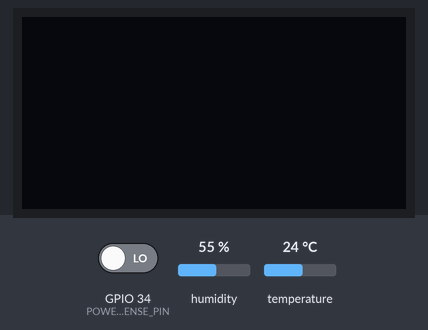
Bench run of a sketch on a simulated ESP32. On the bench: 128×64 one-colour display. Inputs (shaded band) come from the test bench; at power-on: GPIO 34 (POWER_SENSE_PIN) LOW, humidity 55 %, temperature 24 °C. WiFi joins after 1.5 s; servers stay silent unless stated; the local clock reads 2024-03-15 10:24:30 at power-on unless the sketch sets it; storage starts empty; what the sketch prints to the serial monitor is not drawn.

Above: at 1.2 s.
1.3 s: GPIO 34 (POWER_SENSE_PIN) driven HIGH
At 2.6 s:
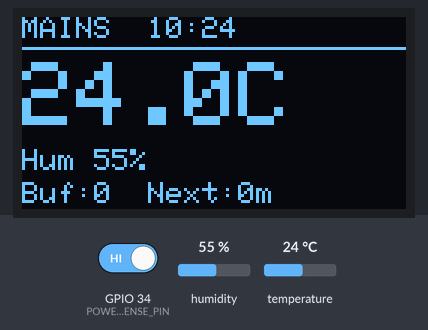
3.5 s: humidity set to 22 %
At 6.1 s:
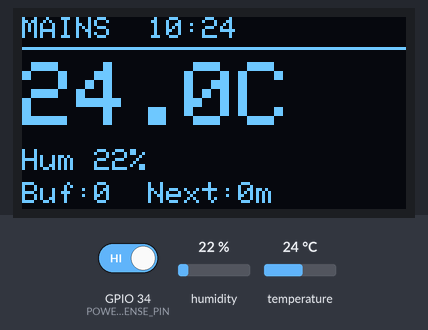
7.6 s: GPIO 34 (POWER_SENSE_PIN) driven LOW
At 8.6 s:
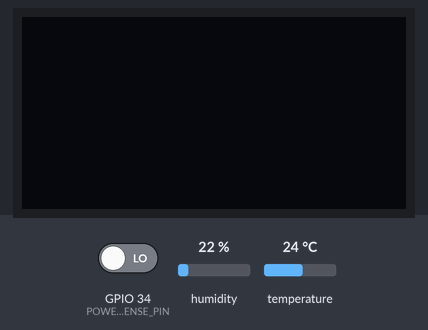
9.5 s: GPIO 34 (POWER_SENSE_PIN) driven HIGH
At 11.1 s:
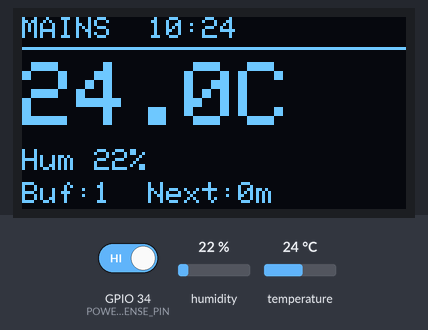
11.5 s: GPIO 34 (POWER_SENSE_PIN) driven LOW
At 12.9 s:
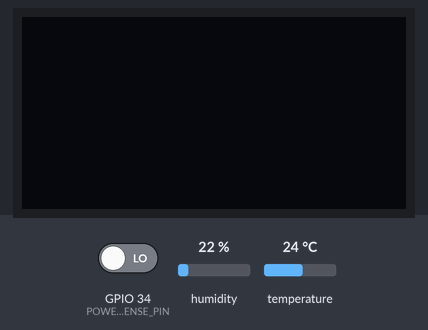
Timing chart, 0 to 14.5 s (numbered marks = the images above; inputs shaded):
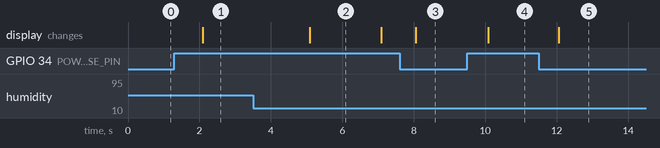

The sketch:

esp32_bme280_rtos_oled.ino
```cpp
/*
  ESP32 + BME280 + 0.96" OLED: low-power logger with hourly MQTT upload (FreeRTOS + ISR)

  Behaviour
    - Reads the BME280 every 1 s and keeps only the 10 s average (temperature, humidity).
    - Each 10 s average is stored in a CSV buffer file in LittleFS (ts,temp,hum).
    - Once an hour the buffered records are published to MQTT, one JSON message per
      record, so the existing mqtt_to_postgres.py subscriber works unchanged.
    - WiFi/MQTT is used ONLY while external (mains) power is present, and the radio is
      OFF the rest of the time.
    - Mains presence is detected by a GPIO interrupt (no polling). When power is lost,
      NetTask aborts any upload, turns the radio off and parks until power is back.
    - Sampling and storing never stop, on battery or on mains.
    - On battery: OLED off, CPU at 80 MHz. On mains: OLED shows live values.

  Tasks
    SensorTask  (core 1, prio 3) : 1 s sampling, 10 s average -> record queue
    StorageTask (core 1, prio 2) : writes queued records to the buffer file (always runs)
    PowerTask   (core 1, prio 4) : sleeps until the mains-sense interrupt fires, debounces,
                                   publishes the power state and wakes/parks NetTask
    NetTask     (core 0, prio 2) : hourly upload (WiFi, NTP, MQTT). Parked on battery
    DisplayTask (core 1, prio 1) : OLED on/off and redraw

  Sharing rules
    - i2cMutex   : BME280 and OLED share one I2C bus
    - dataMutex  : latest reading shown on the display
    - fileMutex  : the buffer file (StorageTask appends, NetTask uploads/rewrites)
    - recordQueue: SensorTask -> StorageTask (~42 min of records if the file is busy)
    - task notifications: ISR -> PowerTask, PowerTask -> NetTask

  Libraries: Adafruit BME280 (+ Unified Sensor), Adafruit SSD1306 (+ GFX), PubSubClient

  Wiring
    I2C (both devices): VIN->3V3, GND->GND, SDA->GPIO21, SCL->GPIO22
    Power sense: external supply (adapter side, BEFORE any battery/UPS module) ->
                 10k -> GPIO34 -> 15k -> GND   (gives about 3.0 V when 5 V is present)
                 Add 100 nF from GPIO34 to GND to filter noise on the interrupt line.
    Set POWER_SENSE_PIN = -1 to treat the board as always on mains (bench testing).
*/

#include <WiFi.h>
#include <PubSubClient.h>
#include <Wire.h>
#include <Adafruit_Sensor.h>
#include <Adafruit_BME280.h>
#include <Adafruit_GFX.h>
#include <Adafruit_SSD1306.h>
#include <LittleFS.h>
#include <time.h>
#include <esp_timer.h>
#include <esp_sntp.h>

// ---------- CONFIG ----------
const char* WIFI_SSID   = "";
const char* WIFI_PASS   = "";

const char* MQTT_HOST   = "";   // LAN IP of the broker PC
const uint16_t MQTT_PORT = 1883;
const char* MQTT_USER   = "";
const char* MQTT_PASS   = "";
const char* DEVICE_ID   = "";
const char* MQTT_TOPIC  = "";

const int     POWER_SENSE_PIN   = 34;       // -1 = always treat as mains (needs interrupt-capable pin)
const bool    MAINS_ACTIVE_HIGH = true;     // pin HIGH when external power is present
const uint32_t DEBOUNCE_MS      = 30;       // let the edge settle before reading the pin

const uint8_t BME_ADDR  = 0x76;
const uint8_t OLED_ADDR = 0x3C;

const int      SAMPLES_PER_RECORD = 10;     // 1 s samples per averaged record
const int      MIN_VALID_SAMPLES  = 6;      // below this the record is skipped
const uint32_t SEND_INTERVAL_S    = 3600;   // hourly upload
const uint32_t RETRY_INTERVAL_S   = 300;    // wait after a failed upload attempt
const uint32_t MAINS_STABLE_S     = 5;      // mains must stay present this long before WiFi starts
const size_t   MAX_BUFFER_BYTES   = 900 * 1024;   // about 4.5 days of 10 s records
const int      QUEUE_LEN          = 256;    // records waiting to be written to flash
const char*    BUFFER_FILE = "/buffer.csv";
const char*    TEMP_FILE   = "/buffer.tmp";
const char*    TZ_WITA     = "<+08>-8";     // display only; stored timestamps are UTC
// -----------------------------

#define SCREEN_W 128
#define SCREEN_H 64

const int64_t SEND_INTERVAL_US = (int64_t)SEND_INTERVAL_S * 1000000LL;
const int64_t RETRY_US         = (int64_t)RETRY_INTERVAL_S * 1000000LL;

struct Record {
  time_t ts;
  float  temp;
  float  hum;
};

struct Latest {
  float temp = NAN, hum = NAN;
  bool  valid = false;
};

Adafruit_BME280  bme;
Adafruit_SSD1306 oled(SCREEN_W, SCREEN_H, &Wire, -1);
WiFiClient       wifiClient;
PubSubClient     mqtt(wifiClient);

QueueHandle_t     recordQueue;
SemaphoreHandle_t i2cMutex;
SemaphoreHandle_t dataMutex;
SemaphoreHandle_t fileMutex;
TaskHandle_t      netTaskHandle   = nullptr;
TaskHandle_t      powerTaskHandle = nullptr;

Latest            latest;                       // guarded by dataMutex
volatile bool     g_mains = false;              // PowerTask -> everyone (instant)
volatile bool     g_mainsStable = false;        // PowerTask -> NetTask (present for MAINS_STABLE_S)
volatile bool     g_syncing = false;            // NetTask -> DisplayTask
volatile int      g_buffered = 0;               // guarded by fileMutex
volatile bool     g_everSent = false;
volatile uint32_t g_lastSendOkS = 0;            // seconds since boot
bool              oledOk = false;

// ======================= Helpers =======================

bool readMainsPin() {
  if (POWER_SENSE_PIN < 0) return true;
  bool level = digitalRead(POWER_SENSE_PIN);
  return MAINS_ACTIVE_HIGH ? level : !level;
}

bool timeSynced() { return time(nullptr) > 1700000000; }

// Runs on every edge of the sense pin: just wake PowerTask, nothing else.
void IRAM_ATTR onPowerEdge() {
  BaseType_t woken = pdFALSE;
  vTaskNotifyGiveFromISR(powerTaskHandle, &woken);
  if (woken) portYIELD_FROM_ISR();
}

// ======================= Buffer file (hold fileMutex) =======================

int countBufferLines() {
  if (!LittleFS.exists(BUFFER_FILE)) return 0;
  File f = LittleFS.open(BUFFER_FILE, FILE_READ);
  if (!f) return 0;
  int n = 0;
  while (f.available()) {
    String l = f.readStringUntil('\n');
    l.trim();
    if (l.length()) n++;
  }
  f.close();
  return n;
}

void appendRecord(const Record& r) {
  File f = LittleFS.open(BUFFER_FILE, FILE_APPEND);
  if (!f) { Serial.println("Buffer open failed"); return; }
  if (f.size() > MAX_BUFFER_BYTES) {
    f.close();
    Serial.println("Buffer full: record dropped");
    return;
  }
  f.printf("%lld,%.2f,%.2f\n", (long long)r.ts, r.temp, r.hum);
  f.close();
  g_buffered++;
}

// Publish buffered records oldest-first. Returns true if the buffer is empty afterwards.
// Stops (and keeps the rest) if MQTT drops or mains power disappears.
bool flushBuffer() {
  if (!LittleFS.exists(BUFFER_FILE)) { g_buffered = 0; return true; }

  File in = LittleFS.open(BUFFER_FILE, FILE_READ);
  if (!in) return false;
  File out = LittleFS.open(TEMP_FILE, FILE_WRITE);
  if (!out) { in.close(); return false; }

  bool failed = false;
  int sent = 0, remaining = 0;
  while (in.available()) {
    String line = in.readStringUntil('\n');
    line.trim();
    if (line.length() == 0) continue;

    long long ts; float t, h;
    if (sscanf(line.c_str(), "%lld,%f,%f", &ts, &t, &h) != 3) continue;   // corrupt line: drop

    char payload[160];
    snprintf(payload, sizeof(payload),
             "{\"device\":\"%s\",\"ts\":%lld,\"temp\":%.2f,\"hum\":%.2f}",
             DEVICE_ID, ts, t, h);

    if (!failed && mqtt.connected() && g_mains && mqtt.publish(MQTT_TOPIC, payload)) {
      sent++;
      mqtt.loop();
      vTaskDelay(pdMS_TO_TICKS(15));   // don't flood the broker
    } else {
      failed = true;
      out.println(line);               // keep unsent lines
      remaining++;
    }
  }
  in.close();
  out.close();

  LittleFS.remove(BUFFER_FILE);
  if (failed) LittleFS.rename(TEMP_FILE, BUFFER_FILE);
  else        LittleFS.remove(TEMP_FILE);

  g_buffered = remaining;
  Serial.printf("Uploaded %d records, %d left\n", sent, remaining);
  return !failed;
}

// ======================= Network (NetTask only) =======================

bool connectWiFi(uint32_t timeoutMs) {
  WiFi.mode(WIFI_STA);
  WiFi.begin(WIFI_SSID, WIFI_PASS);
  uint32_t t0 = millis();
  while (WiFi.status() != WL_CONNECTED && g_mains && millis() - t0 < timeoutMs)
    vTaskDelay(pdMS_TO_TICKS(200));
  return WiFi.status() == WL_CONNECTED;
}

void stopNetwork() {
  if (mqtt.connected()) mqtt.disconnect();
  WiFi.disconnect(true);
  WiFi.mode(WIFI_OFF);
}

// Fresh NTP request; returns true when the system clock was just updated.
bool syncClock(uint32_t timeoutMs) {
  sntp_set_sync_status(SNTP_SYNC_STATUS_RESET);
  configTzTime(TZ_WITA, "pool.ntp.org", "time.google.com");
  uint32_t t0 = millis();
  while (sntp_get_sync_status() != SNTP_SYNC_STATUS_COMPLETED && g_mains && millis() - t0 < timeoutMs)
    vTaskDelay(pdMS_TO_TICKS(200));
  return sntp_get_sync_status() == SNTP_SYNC_STATUS_COMPLETED;
}

// One upload cycle: WiFi -> NTP -> MQTT -> flush -> everything off again.
// Every wait checks g_mains, so losing power aborts within ~200 ms and the radio goes off.
bool doSync() {
  g_syncing = true;
  Serial.println("Upload cycle started");
  bool ok = false;

  do {
    if (!connectWiFi(15000)) { Serial.println("WiFi connect failed"); break; }
    if (!g_mains) break;

    bool clockOk = syncClock(8000) || timeSynced();
    if (!g_mains) break;

    for (int i = 0; i < 3 && g_mains && !mqtt.connected(); i++) {
      if (!mqtt.connect(DEVICE_ID, MQTT_USER, MQTT_PASS)) vTaskDelay(pdMS_TO_TICKS(500));
    }
    if (!g_mains) break;
    if (!mqtt.connected()) { Serial.println("MQTT connect failed"); break; }

    if (xSemaphoreTake(fileMutex, portMAX_DELAY) == pdTRUE) {
      ok = flushBuffer() && clockOk;
      xSemaphoreGive(fileMutex);
    }
  } while (false);

  stopNetwork();
  if (!g_mains)  Serial.println("Upload aborted: mains lost");
  else if (!ok)  Serial.printf("Upload not completed, retry in %lu s\n", (unsigned long)RETRY_INTERVAL_S);
  g_syncing = false;
  return ok;
}

// ======================= Tasks =======================

void SensorTask(void*) {
  TickType_t lastWake = xTaskGetTickCount();
  float sumT = 0, sumH = 0;
  int count = 0, valid = 0;

  for (;;) {
    float t = NAN, h = NAN;
    bool ok = false;

    if (xSemaphoreTake(i2cMutex, pdMS_TO_TICKS(500)) == pdTRUE) {
      if (bme.takeForcedMeasurement()) {          // sensor sleeps between forced reads
        t = bme.readTemperature();
        h = bme.readHumidity();
        ok = !isnan(t) && !isnan(h);
      }
      xSemaphoreGive(i2cMutex);
    }

    if (ok) {
      sumT += t; sumH += h; valid++;
      if (xSemaphoreTake(dataMutex, portMAX_DELAY) == pdTRUE) {
        latest.temp = t; latest.hum = h; latest.valid = true;
        xSemaphoreGive(dataMutex);
      }
    }

    if (++count >= SAMPLES_PER_RECORD) {
      if (valid >= MIN_VALID_SAMPLES) {
        if (timeSynced()) {
          Record r = { time(nullptr), sumT / valid, sumH / valid };
          if (xQueueSend(recordQueue, &r, 0) != pdTRUE) {   // queue full: drop oldest
            Record dropped;
            xQueueReceive(recordQueue, &dropped, 0);
            xQueueSend(recordQueue, &r, 0);
            Serial.println("Record queue full: oldest dropped");
          }
          Serial.printf("avg T=%.2f H=%.2f\n", r.temp, r.hum);
        } else {
          Serial.println("Clock not synced yet (needs mains + WiFi once): record skipped");
        }
      } else {
        Serial.println("Too few valid samples: record skipped");
      }
      sumT = sumH = 0; count = valid = 0;
    }

    vTaskDelayUntil(&lastWake, pdMS_TO_TICKS(1000));
  }
}

// Owns all appends to the buffer file. Blocks on the queue, so it costs nothing while idle.
// Keeps running on battery: this is what makes the blackout logging work.
void StorageTask(void*) {
  for (;;) {
    Record r;
    if (xQueueReceive(recordQueue, &r, portMAX_DELAY) == pdTRUE) {
      if (xSemaphoreTake(fileMutex, portMAX_DELAY) == pdTRUE) {   // waits while NetTask uploads
        appendRecord(r);
        xSemaphoreGive(fileMutex);
      }
    }
  }
}

// Event-driven: sleeps until the sense pin changes (no periodic reads).
void PowerTask(void*) {
  if (POWER_SENSE_PIN < 0) {                      // bench mode: no sense pin, always mains
    vTaskDelay(pdMS_TO_TICKS(MAINS_STABLE_S * 1000));
    g_mains = true;
    g_mainsStable = true;
    xTaskNotifyGive(netTaskHandle);
    vTaskDelete(nullptr);
  }

  for (;;) {
    vTaskDelay(pdMS_TO_TICKS(DEBOUNCE_MS));       // let contact bounce settle
    ulTaskNotifyTake(pdTRUE, 0);                  // swallow edges caused by the bounce

    if (!readMainsPin()) {
      g_mains = false;
      g_mainsStable = false;
      Serial.println("Mains lost: NetTask will abort and park");
      ulTaskNotifyTake(pdTRUE, portMAX_DELAY);    // sleep until the next edge
      continue;
    }

    g_mains = true;
    g_mainsStable = false;
    // Mains must stay present MAINS_STABLE_S with no further edge before NetTask is released
    if (ulTaskNotifyTake(pdTRUE, pdMS_TO_TICKS(MAINS_STABLE_S * 1000)) == 0) {
      g_mainsStable = true;
      Serial.println("Mains stable: NetTask released");
      xTaskNotifyGive(netTaskHandle);             // wake NetTask if it is parked
      ulTaskNotifyTake(pdTRUE, portMAX_DELAY);    // sleep until the next edge
    }
  }
}

void NetTask(void*) {
  int64_t lastOkUs = -1;                 // -1 = never uploaded since boot
  int64_t lastAttemptUs = -RETRY_US;     // first upload allowed immediately

  for (;;) {
    // Park (blocked, no CPU) until mains is present and stable. The notification is
    // latched, so a wake-up that arrives before we get here is never lost.
    while (!g_mainsStable) ulTaskNotifyTake(pdTRUE, portMAX_DELAY);

    int64_t now = esp_timer_get_time();
    int64_t waitUs = 0;
    if (lastOkUs >= 0)                       waitUs = SEND_INTERVAL_US - (now - lastOkUs);
    if (now - lastAttemptUs < RETRY_US)      waitUs = max(waitUs, RETRY_US - (now - lastAttemptUs));

    if (waitUs > 0) {                        // not due yet: sleep until due (or until woken)
      uint32_t ms = (uint32_t)min<int64_t>(waitUs / 1000, 3600000);
      ulTaskNotifyTake(pdTRUE, pdMS_TO_TICKS(ms));
      continue;
    }

    lastAttemptUs = esp_timer_get_time();
    if (doSync()) {
      lastOkUs = esp_timer_get_time();
      g_lastSendOkS = (uint32_t)(lastOkUs / 1000000LL);
      g_everSent = true;
    } else if (!g_mains) {
      lastAttemptUs = -RETRY_US;             // aborted by power loss: retry as soon as power is back
    }
  }
}

void DisplayTask(void*) {
  TickType_t lastWake = xTaskGetTickCount();
  bool displayOn = true;

  for (;;) {
    bool mains = g_mains;

    Latest snap;
    if (xSemaphoreTake(dataMutex, pdMS_TO_TICKS(100)) == pdTRUE) {
      snap = latest;
      xSemaphoreGive(dataMutex);
    }

    char clk[8] = "--:--";
    struct tm tmv;
    if (mains && timeSynced() && getLocalTime(&tmv, 0)) strftime(clk, sizeof(clk), "%H:%M", &tmv);

    int nextMin = 0;
    if (g_everSent) {
      int32_t elapsed = (int32_t)((uint32_t)(esp_timer_get_time() / 1000000LL) - g_lastSendOkS);
      int32_t rem = (int32_t)SEND_INTERVAL_S - elapsed;
      nextMin = rem > 0 ? (rem + 59) / 60 : 0;
    }

    if (xSemaphoreTake(i2cMutex, pdMS_TO_TICKS(500)) == pdTRUE) {
      if (mains != displayOn) {                       // battery: OLED off, mains: on
        oled.ssd1306_command(mains ? SSD1306_DISPLAYON : SSD1306_DISPLAYOFF);
        displayOn = mains;
      }

      if (displayOn) {
        oled.clearDisplay();
        oled.setTextColor(SSD1306_WHITE);

        if (g_syncing) {
          oled.setTextSize(2);
          oled.setCursor(0, 24);
          oled.print("Syncing");
        } else {
          oled.setTextSize(1);
          oled.setCursor(0, 0);
          oled.printf("MAINS  %s", clk);
          oled.drawFastHLine(0, 10, SCREEN_W, SSD1306_WHITE);

          oled.setTextSize(3);
          oled.setCursor(0, 15);
          if (snap.valid) oled.printf("%.1fC", snap.temp); else oled.print("--.-C");

          oled.setTextSize(1);
          oled.setCursor(0, 44);
          if (snap.valid) oled.printf("Hum %.0f%%", snap.hum); else oled.print("Hum --");
          oled.setCursor(0, 55);
          oled.printf("Buf:%d  Next:%dm", (int)g_buffered, nextMin);
        }
        oled.display();
      }
      xSemaphoreGive(i2cMutex);
    }

    vTaskDelayUntil(&lastWake, pdMS_TO_TICKS(1000));
  }
}

// ======================= Setup / loop =======================

void setup() {
  Serial.begin(115200);
  setCpuFrequencyMhz(80);                       // lowest speed WiFi still works at
  if (POWER_SENSE_PIN >= 0) pinMode(POWER_SENSE_PIN, INPUT);

  Wire.begin(21, 22);
  Wire.setClock(400000);

  if (!LittleFS.begin(true)) Serial.println("LittleFS mount failed");
  // Recover from power loss during a buffer rewrite
  if (!LittleFS.exists(BUFFER_FILE) && LittleFS.exists(TEMP_FILE)) LittleFS.rename(TEMP_FILE, BUFFER_FILE);
  else if (LittleFS.exists(TEMP_FILE)) LittleFS.remove(TEMP_FILE);
  g_buffered = countBufferLines();

  if (!bme.begin(BME_ADDR)) {
    Serial.println("BME280 not found. Check wiring / address (0x76 or 0x77).");
    while (true) delay(1000);
  }
  // Forced mode: sensor sleeps between our reads. 1x temp/hum, pressure off.
  bme.setSampling(Adafruit_BME280::MODE_FORCED,
                  Adafruit_BME280::SAMPLING_X1,     // temperature
                  Adafruit_BME280::SAMPLING_NONE,   // pressure (not used)
                  Adafruit_BME280::SAMPLING_X1,     // humidity
                  Adafruit_BME280::FILTER_OFF);

  oledOk = oled.begin(SSD1306_SWITCHCAPVCC, OLED_ADDR);
  if (!oledOk) Serial.println("OLED not found, continuing without display.");

  mqtt.setServer(MQTT_HOST, MQTT_PORT);
  mqtt.setBufferSize(256);
  mqtt.setSocketTimeout(3);

  WiFi.mode(WIFI_OFF);                          // radio stays off until the hourly upload

  recordQueue = xQueueCreate(QUEUE_LEN, sizeof(Record));
  i2cMutex    = xSemaphoreCreateMutex();
  dataMutex   = xSemaphoreCreateMutex();
  fileMutex   = xSemaphoreCreateMutex();

  Serial.printf("Started. Buffered records from earlier: %d\n", (int)g_buffered);

  xTaskCreatePinnedToCore(StorageTask, "storage", 4096, nullptr, 2, nullptr, 1);
  xTaskCreatePinnedToCore(SensorTask,  "sensor",  4096, nullptr, 3, nullptr, 1);
  xTaskCreatePinnedToCore(NetTask,     "net",     8192, nullptr, 2, &netTaskHandle, 0);
  xTaskCreatePinnedToCore(PowerTask,   "power",   3072, nullptr, 4, &powerTaskHandle, 1);
  if (oledOk) xTaskCreatePinnedToCore(DisplayTask, "display", 4096, nullptr, 1, nullptr, 1);

  if (POWER_SENSE_PIN >= 0) {
    attachInterrupt(digitalPinToInterrupt(POWER_SENSE_PIN), onPowerEdge, CHANGE);
    xTaskNotifyGive(powerTaskHandle);           // evaluate the current level once, covers any missed edge
  }
}

void loop() {
  vTaskDelete(nullptr);   // all work runs in tasks
}
```

Measured:
- after the input at 1.3 s, the display: changes after 0.79 s (image 1)
- after the input at 3.5 s, the display: changes after 1.6 s (image 2)
- after the input at 7.6 s, the display: changes after 0.46 s (image 3)
- after the input at 9.5 s, the display: changes after 0.59 s (image 4)
- after the input at 11.5 s, the display: changes after 0.56 s (image 5)
- what the display in image 2 shows lasts 2.0 s, from 5.1 s to 7.1 s
